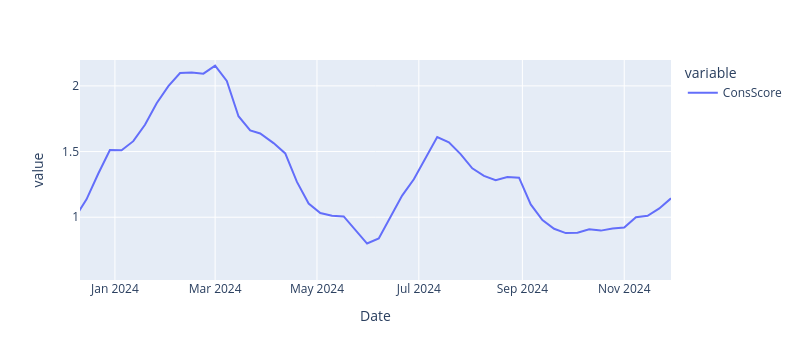

Here is the notebook cell this chart was saved with:
### Code cell
pd.options.plotting.backend = "plotly"
weekly_cons_score.plot(width=800)

### Figure 1 — Plotly figure (JSON) as saved in the notebook; plotly's stock layout.template omitted (floating-point values rounded to 4 significant figures; data arrays with more than 128 entries replaced by an {"elided": "..."} marker saying what was removed)
{"data": [{"hovertemplate": "variable=ConsScore<br>Date=%{x}<br>value=%{y}<extra></extra>", "legendgroup": "ConsScore", "line": {"color": "#636efa", "dash": "solid"}, "marker": {"symbol": "circle"}, "mode": "lines", "name": "ConsScore", "orientation": "v", "showlegend": true, "type": "scatter", "x": {"elided": "261 str values"}, "xaxis": "x", "y": {"elided": "261 float values"}, "yaxis": "y"}], "layout": {"height": 360, "legend": {"title": {"text": "variable"}, "tracegroupgap": 0}, "margin": {"t": 60}, "width": 800, "xaxis": {"anchor": "y", "autorange": false, "domain": [0, 1], "range": ["2023-12-11 02:09:05.1435", "2024-11-29"], "title": {"text": "Date"}, "type": "date"}, "yaxis": {"anchor": "x", "autorange": false, "domain": [0, 1], "range": [0.5219, 2.197], "title": {"text": "value"}, "type": "linear"}}}
